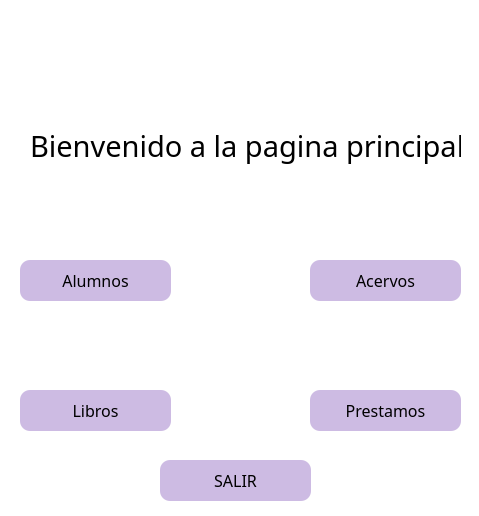
<?xml version="1.0" encoding="UTF-8"?>
<ui version="4.0">
 <class>MainWindow</class>
 <widget class="QMainWindow" name="MainWindow">
  <property name="geometry">
   <rect>
    <x>0</x>
    <y>0</y>
    <width>479</width>
    <height>516</height>
   </rect>
  </property>
  <property name="windowTitle">
   <string>MainWindow</string>
  </property>
  <property name="styleSheet">
   <string notr="true">background-color: rgb(255, 255, 255);</string>
  </property>
  <widget class="QWidget" name="centralwidget">
   <widget class="QPushButton" name="pbAlumnos">
    <property name="geometry">
     <rect>
      <x>20</x>
      <y>260</y>
      <width>151</width>
      <height>41</height>
     </rect>
    </property>
    <property name="font">
     <font>
      <family>Dubai Medium</family>
      <pointsize>12</pointsize>
     </font>
    </property>
    <property name="styleSheet">
     <string notr="true">QPushButton{

	background-color:rgb(205, 187, 227);
	border-radius:10px;
	border:10px;
}



QPushButton:hover{
background-color: rgb(170, 255, 127);
	border-radius:10px;
	border: 10px;
}
</string>
    </property>
    <property name="text">
     <string>Alumnos</string>
    </property>
    <property name="icon">
     <iconset>
      <normaloff>../imagenes/AGREGARM.png</normaloff>../imagenes/AGREGARM.png</iconset>
    </property>
    <property name="iconSize">
     <size>
      <width>40</width>
      <height>40</height>
     </size>
    </property>
   </widget>
   <widget class="QPushButton" name="pbAcervos">
    <property name="geometry">
     <rect>
      <x>310</x>
      <y>260</y>
      <width>151</width>
      <height>41</height>
     </rect>
    </property>
    <property name="font">
     <font>
      <family>Dubai Medium</family>
      <pointsize>12</pointsize>
     </font>
    </property>
    <property name="styleSheet">
     <string notr="true">QPushButton{

	background-color:rgb(205, 187, 227);
	border-radius:10px;
	border:10px;
}


QPushButton:hover{
background-color: rgb(170, 255, 127);
	border-radius:10px;
	border: 10px;
}
</string>
    </property>
    <property name="text">
     <string>Acervos</string>
    </property>
    <property name="icon">
     <iconset>
      <normaloff>../imagenes/CONSULTAR.png</normaloff>../imagenes/CONSULTAR.png</iconset>
    </property>
    <property name="iconSize">
     <size>
      <width>40</width>
      <height>40</height>
     </size>
    </property>
   </widget>
   <widget class="QPushButton" name="pbLibros">
    <property name="geometry">
     <rect>
      <x>20</x>
      <y>390</y>
      <width>151</width>
      <height>41</height>
     </rect>
    </property>
    <property name="font">
     <font>
      <family>Dubai Medium</family>
      <pointsize>12</pointsize>
     </font>
    </property>
    <property name="styleSheet">
     <string notr="true">QPushButton{

	background-color:rgb(205, 187, 227);
	border-radius:10px;
	border:10px;
}



QPushButton:hover{
background-color: rgb(170, 255, 127);
	border-radius:10px;
	border: 10px;
}
</string>
    </property>
    <property name="text">
     <string>Libros</string>
    </property>
    <property name="icon">
     <iconset>
      <normaloff>../imagenes/ACTUALIZAR.png</normaloff>../imagenes/ACTUALIZAR.png</iconset>
    </property>
    <property name="iconSize">
     <size>
      <width>40</width>
      <height>40</height>
     </size>
    </property>
   </widget>
   <widget class="QPushButton" name="pbPrestamos">
    <property name="geometry">
     <rect>
      <x>310</x>
      <y>390</y>
      <width>151</width>
      <height>41</height>
     </rect>
    </property>
    <property name="font">
     <font>
      <family>Dubai Medium</family>
      <pointsize>12</pointsize>
     </font>
    </property>
    <property name="styleSheet">
     <string notr="true">QPushButton{

	background-color:rgb(205, 187, 227);
	border-radius:10px;
	border:10px;
}


QPushButton:hover{
background-color: rgb(170, 255, 127);
	border-radius:10px;
	border: 10px;
}
</string>
    </property>
    <property name="text">
     <string>Prestamos</string>
    </property>
    <property name="icon">
     <iconset>
      <normaloff>../imagenes/ELIMINAR.png</normaloff>../imagenes/ELIMINAR.png</iconset>
    </property>
    <property name="iconSize">
     <size>
      <width>34</width>
      <height>35</height>
     </size>
    </property>
   </widget>
   <widget class="QLabel" name="label">
    <property name="geometry">
     <rect>
      <x>30</x>
      <y>110</y>
      <width>431</width>
      <height>71</height>
     </rect>
    </property>
    <property name="font">
     <font>
      <family>Segoe MDL2 Assets</family>
      <pointsize>22</pointsize>
     </font>
    </property>
    <property name="text">
     <string>Bienvenido a la pagina principal</string>
    </property>
   </widget>
   <widget class="QPushButton" name="pbSalir">
    <property name="geometry">
     <rect>
      <x>160</x>
      <y>460</y>
      <width>151</width>
      <height>41</height>
     </rect>
    </property>
    <property name="font">
     <font>
      <family>Dubai Medium</family>
      <pointsize>12</pointsize>
     </font>
    </property>
    <property name="styleSheet">
     <string notr="true">QPushButton{

	background-color:rgb(205, 187, 227);
	border-radius:10px;
	border:10px;
}


QPushButton:hover{
background-color: rgb(170, 255, 127);
	border-radius:10px;
	border: 10px;
}
</string>
    </property>
    <property name="text">
     <string>SALIR</string>
    </property>
    <property name="icon">
     <iconset>
      <normaloff>../imagenes/icono_home.png</normaloff>../imagenes/icono_home.png</iconset>
    </property>
    <property name="iconSize">
     <size>
      <width>40</width>
      <height>40</height>
     </size>
    </property>
   </widget>
   <widget class="QLabel" name="label_2">
    <property name="geometry">
     <rect>
      <x>-10</x>
      <y>0</y>
      <width>491</width>
      <height>101</height>
     </rect>
    </property>
    <property name="styleSheet">
     <string notr="true"/>
    </property>
    <property name="text">
     <string/>
    </property>
    <property name="pixmap">
     <pixmap>../imagenes/Logo.png</pixmap>
    </property>
    <property name="scaledContents">
     <bool>true</bool>
    </property>
   </widget>
   <widget class="QLabel" name="label_3">
    <property name="geometry">
     <rect>
      <x>40</x>
      <y>160</y>
      <width>101</width>
      <height>101</height>
     </rect>
    </property>
    <property name="font">
     <font>
      <family>Segoe MDL2 Assets</family>
      <pointsize>22</pointsize>
     </font>
    </property>
    <property name="styleSheet">
     <string notr="true">background-color: rgba(255, 255, 255, 0);</string>
    </property>
    <property name="text">
     <string/>
    </property>
    <property name="pixmap">
     <pixmap>../imagenes/alumnos.png</pixmap>
    </property>
    <property name="scaledContents">
     <bool>true</bool>
    </property>
   </widget>
   <widget class="QLabel" name="label_4">
    <property name="geometry">
     <rect>
      <x>340</x>
      <y>160</y>
      <width>101</width>
      <height>101</height>
     </rect>
    </property>
    <property name="font">
     <font>
      <family>Segoe MDL2 Assets</family>
      <pointsize>22</pointsize>
     </font>
    </property>
    <property name="styleSheet">
     <string notr="true">background-color: rgba(255, 255, 255, 0);</string>
    </property>
    <property name="text">
     <string/>
    </property>
    <property name="pixmap">
     <pixmap>../imagenes/acervo.png</pixmap>
    </property>
    <property name="scaledContents">
     <bool>true</bool>
    </property>
   </widget>
   <widget class="QLabel" name="label_5">
    <property name="geometry">
     <rect>
      <x>40</x>
      <y>300</y>
      <width>101</width>
      <height>101</height>
     </rect>
    </property>
    <property name="font">
     <font>
      <family>Segoe MDL2 Assets</family>
      <pointsize>22</pointsize>
     </font>
    </property>
    <property name="styleSheet">
     <string notr="true">background-color: rgba(255, 255, 255, 0);</string>
    </property>
    <property name="text">
     <string/>
    </property>
    <property name="pixmap">
     <pixmap>../imagenes/libros.png</pixmap>
    </property>
    <property name="scaledContents">
     <bool>true</bool>
    </property>
   </widget>
   <widget class="QLabel" name="label_6">
    <property name="geometry">
     <rect>
      <x>340</x>
      <y>290</y>
      <width>101</width>
      <height>101</height>
     </rect>
    </property>
    <property name="font">
     <font>
      <family>Segoe MDL2 Assets</family>
      <pointsize>22</pointsize>
     </font>
    </property>
    <property name="styleSheet">
     <string notr="true">background-color: rgba(255, 255, 255, 0);</string>
    </property>
    <property name="text">
     <string/>
    </property>
    <property name="pixmap">
     <pixmap>../imagenes/prestamos.png</pixmap>
    </property>
    <property name="scaledContents">
     <bool>true</bool>
    </property>
   </widget>
   <zorder>label_6</zorder>
   <zorder>label_5</zorder>
   <zorder>pbAlumnos</zorder>
   <zorder>pbLibros</zorder>
   <zorder>pbAcervos</zorder>
   <zorder>pbPrestamos</zorder>
   <zorder>label</zorder>
   <zorder>pbSalir</zorder>
   <zorder>label_2</zorder>
   <zorder>label_3</zorder>
   <zorder>label_4</zorder>
  </widget>
 </widget>
 <tabstops>
  <tabstop>pbAlumnos</tabstop>
  <tabstop>pbPrestamos</tabstop>
  <tabstop>pbAcervos</tabstop>
  <tabstop>pbLibros</tabstop>
 </tabstops>
 <resources/>
 <connections/>
</ui>
